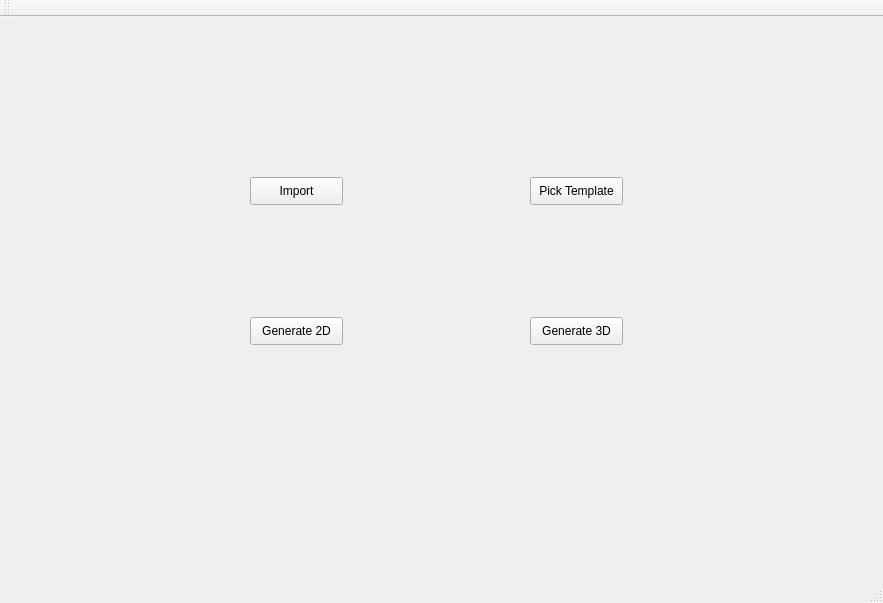
<?xml version="1.0" encoding="UTF-8"?>
<ui version="4.0">
 <class>MainWindow</class>
 <widget class="QMainWindow" name="MainWindow">
  <property name="geometry">
   <rect>
    <x>0</x>
    <y>0</y>
    <width>883</width>
    <height>603</height>
   </rect>
  </property>
  <property name="windowTitle">
   <string>MainWindow</string>
  </property>
  <widget class="QWidget" name="centralWidget">
   <widget class="QPushButton" name="openImp">
    <property name="geometry">
     <rect>
      <x>250</x>
      <y>160</y>
      <width>93</width>
      <height>28</height>
     </rect>
    </property>
    <property name="text">
     <string>Import</string>
    </property>
   </widget>
   <widget class="QPushButton" name="openGen2d">
    <property name="geometry">
     <rect>
      <x>250</x>
      <y>300</y>
      <width>93</width>
      <height>28</height>
     </rect>
    </property>
    <property name="text">
     <string>Generate 2D</string>
    </property>
   </widget>
   <widget class="QPushButton" name="pushButton_3">
    <property name="geometry">
     <rect>
      <x>530</x>
      <y>160</y>
      <width>93</width>
      <height>28</height>
     </rect>
    </property>
    <property name="text">
     <string>Pick Template</string>
    </property>
   </widget>
   <widget class="QPushButton" name="openGen3d">
    <property name="geometry">
     <rect>
      <x>530</x>
      <y>300</y>
      <width>93</width>
      <height>28</height>
     </rect>
    </property>
    <property name="text">
     <string>Generate 3D</string>
    </property>
   </widget>
  </widget>
  <widget class="QMenuBar" name="menuBar">
   <property name="geometry">
    <rect>
     <x>0</x>
     <y>0</y>
     <width>883</width>
     <height>26</height>
    </rect>
   </property>
  </widget>
  <widget class="QToolBar" name="mainToolBar">
   <attribute name="toolBarArea">
    <enum>TopToolBarArea</enum>
   </attribute>
   <attribute name="toolBarBreak">
    <bool>false</bool>
   </attribute>
  </widget>
  <widget class="QStatusBar" name="statusBar"/>
 </widget>
 <layoutdefault spacing="6" margin="11"/>
 <resources/>
 <connections/>
</ui>
